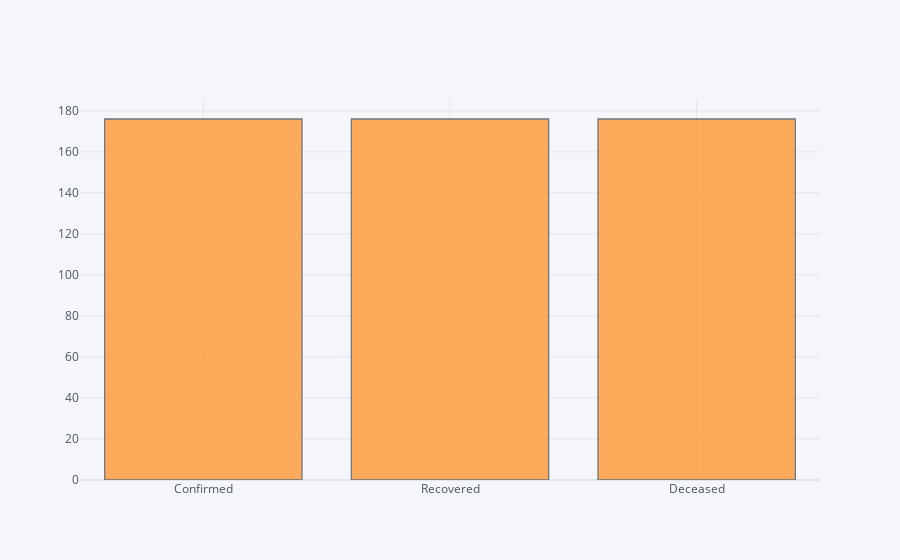

The cell this chart's notebook holds for it:
### Code cell
df['Status'].iplot(kind='hist',bins=20)

### Figure 1 — Plotly figure (JSON) as saved in the notebook; plotly's stock layout.template omitted (floating-point values rounded to 4 significant figures; data arrays with more than 128 entries replaced by an {"elided": "..."} marker saying what was removed)
{"data": [{"histfunc": "count", "histnorm": "", "marker": {"color": "rgba(255, 153, 51, 1.0)", "line": {"color": "#4D5663", "width": 1.3}}, "name": "Status", "nbinsx": 20, "opacity": 0.8, "orientation": "v", "type": "histogram", "x": {"elided": "528 str values"}}], "layout": {"barmode": "overlay", "legend": {"bgcolor": "#F5F6F9", "font": {"color": "#4D5663"}}, "paper_bgcolor": "#F5F6F9", "plot_bgcolor": "#F5F6F9", "title": {"font": {"color": "#4D5663"}}, "xaxis": {"gridcolor": "#E1E5ED", "showgrid": true, "tickfont": {"color": "#4D5663"}, "title": {"font": {"color": "#4D5663"}, "text": ""}, "zerolinecolor": "#E1E5ED"}, "yaxis": {"gridcolor": "#E1E5ED", "showgrid": true, "tickfont": {"color": "#4D5663"}, "title": {"font": {"color": "#4D5663"}, "text": ""}, "zerolinecolor": "#E1E5ED"}}}
